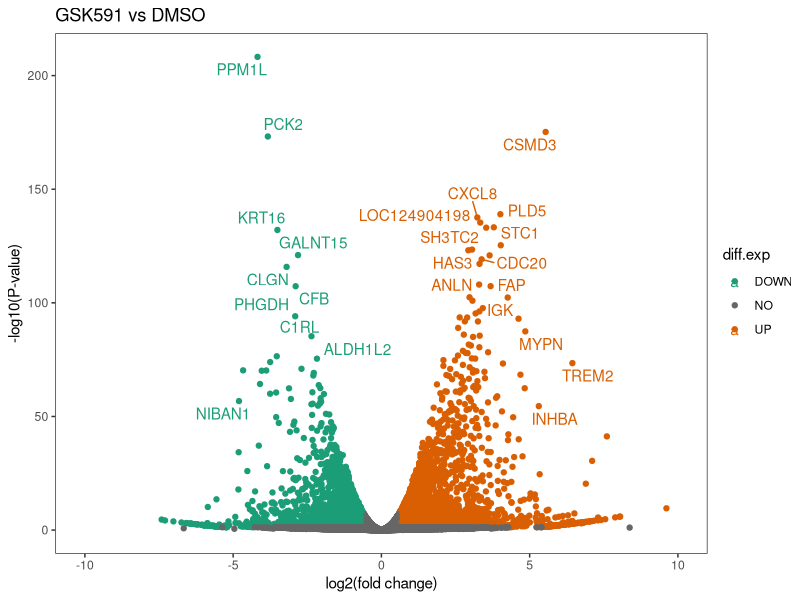

Source code (R):
library(ggplot2)
library(RColorBrewer)
library(ggrepel)

df <- read.table("diff-exp-fdr.txt")

## Create a new column named diff.exp to catergorize the genes by direction of change
df$diff.exp <- "NO"
## set criteria for differential expression and replace NO with UP orr Down
df$diff.exp[df$log2FoldChange > 0.6 & df$pvalue < 0.05] <- "UP"
df$diff.exp[df$log2FoldChange < -0.6 & df$pvalue < 0.05] <- "DOWN"

## get colors
col=brewer.pal(n=8, name="Dark2")

col
#[1] "#1B9E77" "#D95F02" "#7570B3" "#E7298A" "#66A61E" "#E6AB02" "#A6761D"
#[8] "#666666"

## Create a new column named label to specify which genes should be labeled
df$label <- "NA"

## Set some criteria based on space in the figure and replace NA with gene names
df$label[df$diff.exp != "NO" & df$log2FoldChange < -2 & df$pval < 10^-50] <- rownames(df)[df$diff.exp != "NO" & df$log2FoldChange < -2 & df$pval < 10^-50]
df$label[df$diff.exp != "NO" & df$log2FoldChange > 2 & df$pval < 10^-50] <- rownames(df)[df$diff.exp != "NO" & df$log2FoldChange > 2 & df$pval < 10^-50]

## Plot
p <- ggplot(df, aes(x=log2FoldChange, y=-log10(pvalue), col=diff.exp)) + 
    geom_point() + xlim(-10,10) + #change xlim based on data
    scale_color_manual(values=c("#1B9E77","#666666","#D95F02")) +
    theme_test() +
    geom_text_repel(data=subset(df, label != "NA"), aes(label = label)) +#label only ones that are not NA
    labs(title = "GSK591 vs DMSO",
       x = "log2(fold change)",
       y = "-log10(P-value)")

pdf("volcano-plot.pdf", height=5, width=6)
p
dev.off()
